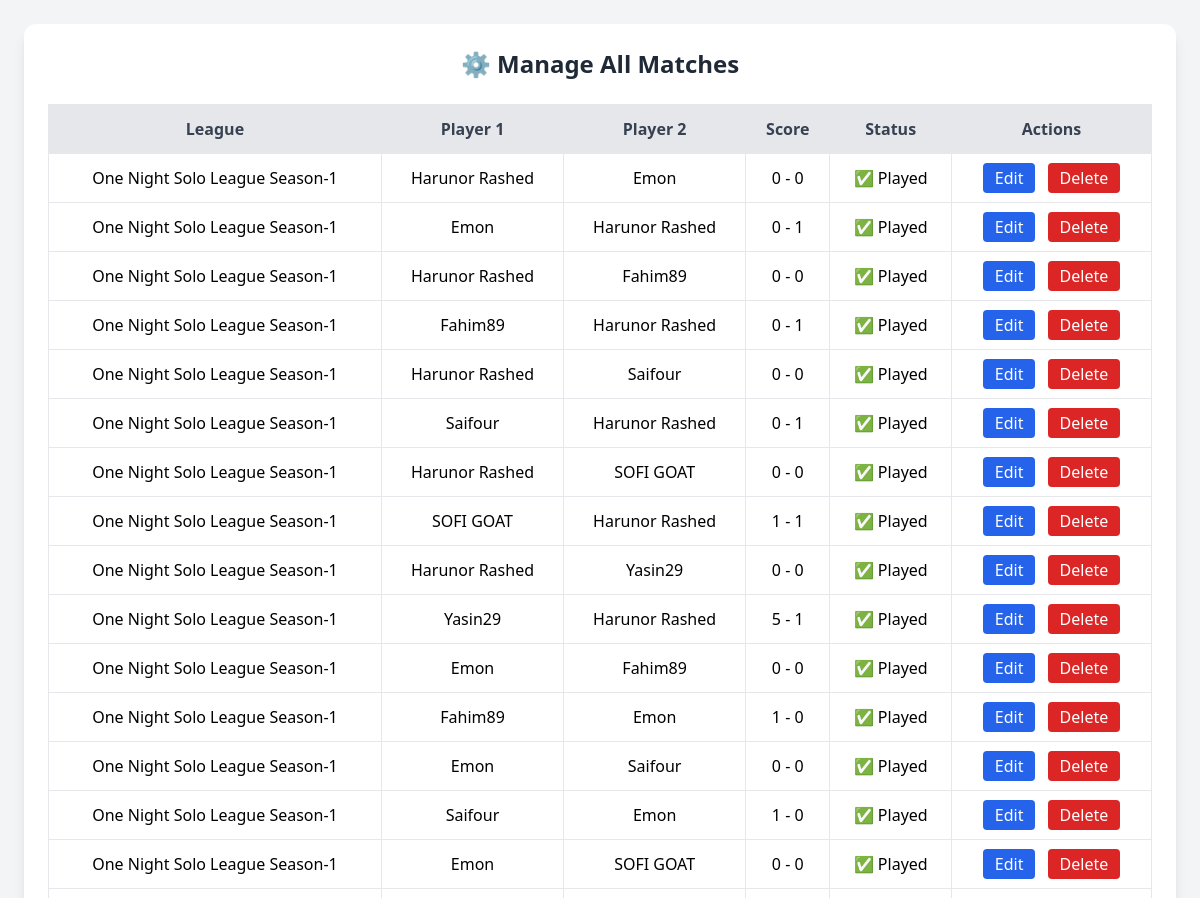
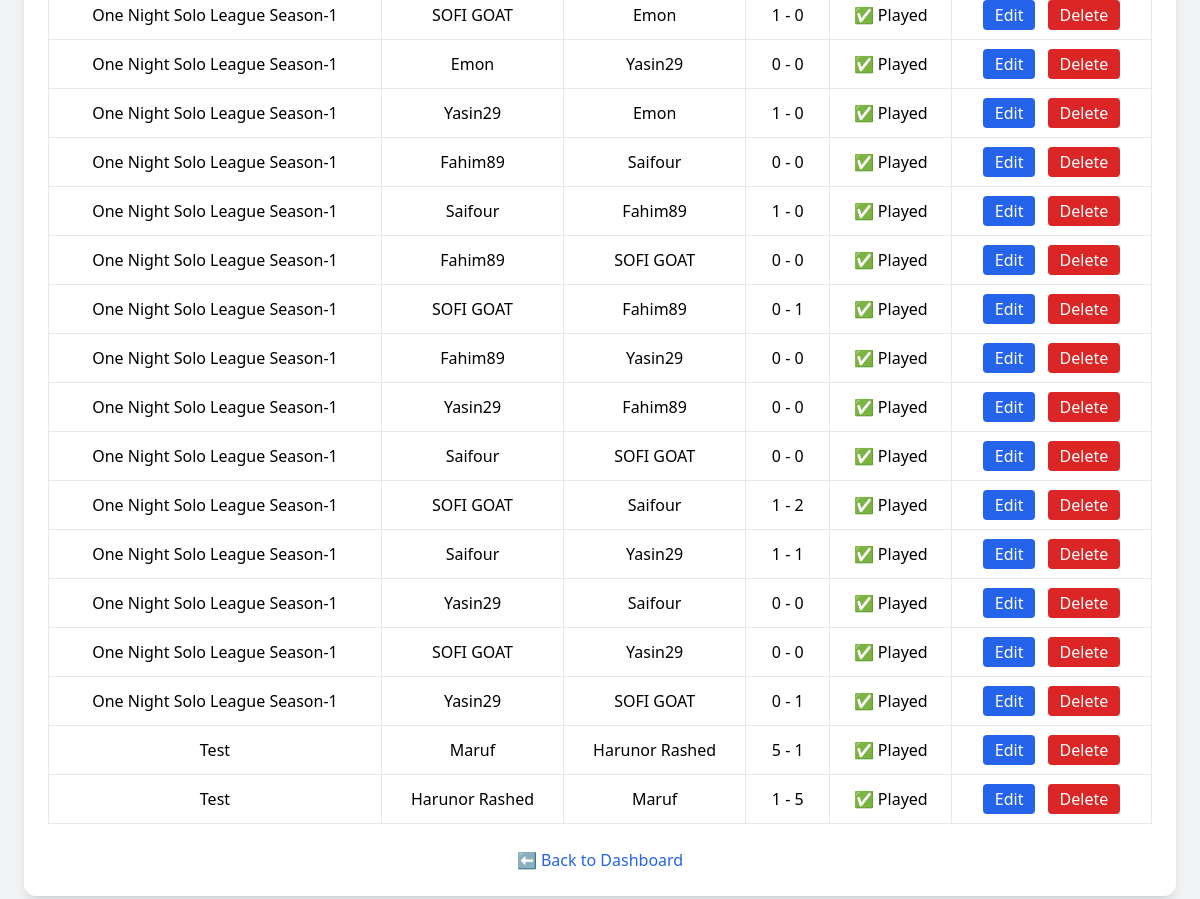
/admin/manage_matches.php (signed in), run on the app's committed database (2 pictures, top to bottom).
### tables this page shows
CREATE TABLE `matches` (
  `id` int(11) NOT NULL,
  `league_id` int(11) DEFAULT NULL,
  `player1_id` int(11) DEFAULT NULL,
  `player2_id` int(11) DEFAULT NULL,
  `match_date` date DEFAULT NULL,
  `player1_score` int(11) DEFAULT NULL,
  `player2_score` int(11) DEFAULT NULL,
  `created_at` timestamp NULL DEFAULT current_timestamp()
);

CREATE TABLE `leagues` (
  `id` int(11) NOT NULL,
  `name` varchar(100) NOT NULL,
  `description` text DEFAULT NULL,
  `status` enum('upcoming','ongoing','completed') DEFAULT 'upcoming',
  `created_at` timestamp NULL DEFAULT current_timestamp()
);

CREATE TABLE `users` (
  `id` int(11) NOT NULL,
  `username` varchar(50) NOT NULL,
  `email` varchar(100) NOT NULL,
  `password` varchar(255) NOT NULL,
  `created_at` timestamp NULL DEFAULT current_timestamp(),
  `matches_played` int(11) DEFAULT 0,
  `wins` int(11) DEFAULT 0,
  `losses` int(11) DEFAULT 0,
  `draws` int(11) DEFAULT 0,
  `goals_scored` int(11) DEFAULT 0,
  `goals_conceded` int(11) DEFAULT 0
);

### admin/manage_matches.php (the view, shortened to what this page needs)
<?php
require_once '../config/db.php';
$stmt = $pdo->prepare("
    SELECT
        m.id, m.league_id, m.player1_id, m.player2_id, m.player1_score, m.player2_score,
        u1.username AS player1_name,
        u2.username AS player2_name,
        l.name AS league_name
    FROM matches m
    JOIN users u1 ON m.player1_id = u1.id
    JOIN users u2 ON m.player2_id = u2.id
    JOIN leagues l ON m.league_id = l.id
    ORDER BY m.league_id, m.id
");
$stmt->execute();
$matches = $stmt->fetchAll();
?>
<!DOCTYPE html>
<html>
<head>
    <script src="https://cdn.tailwindcss.com"></script>
</head>
<body class="bg-gray-100 p-6">
    <div class="max-w-6xl mx-auto bg-white p-6 rounded-xl shadow-lg">
        <h1 class="text-2xl font-bold mb-6 text-center text-gray-800">⚙️ Manage All Matches</h1>
        <table class="w-full table-auto border-collapse">
            <thead>
                <tr class="bg-gray-200 text-gray-700">
                    <th class="p-3 border">League</th>
                    <th class="p-3 border">Player 1</th>
                    <th class="p-3 border">Player 2</th>
                    <th class="p-3 border">Score</th>
                    <th class="p-3 border">Status</th>
                    <th class="p-3 border">Actions</th>
                </tr>
            </thead>
            <tbody>
                <?php foreach ($matches as $row): ?>
                    <tr class="text-center border-b hover:bg-gray-50">
                        <td class="p-3 border"><?= htmlspecialchars($row['league_name']) ?></td>
                        <td class="p-3 border"><?= htmlspecialchars($row['player1_name']) ?></td>
                        <td class="p-3 border"><?= htmlspecialchars($row['player2_name']) ?></td>
                        <td class="p-3 border">
                            <?= ($row['player1_score'] !== null && $row['player2_score'] !== null)
                                ? "{$row['player1_score']} - {$row['player2_score']}"
                                : "Not Played" ?>
                        </td>
                        <td class="p-3 border">
                            <?= ($row['player1_score'] === null) ? "❌ Pending" : "✅ Played" ?>
                        </td>
                        <td class="p-3 border space-x-2">
                            <a href="edit_match.php?id=<?= $row['id'] ?>" class="bg-blue-600 text-white px-3 py-1 rounded hover:bg-blue-700">Edit</a>
                            <a href="delete_match.php?id=<?= $row['id'] ?>" onclick="return confirm('Are you sure?');" class="bg-red-600 text-white px-3 py-1 rounded hover:bg-red-700">Delete</a>
                        </td>
                    </tr>
                <?php endforeach; ?>
            </tbody>
        </table>
        <div class="mt-6 text-center">
            <a href="admin_dashboard.php" class="text-blue-600 hover:underline">⬅️ Back to Dashboard</a>
        </div>
    </div>
</body>
</html>

### data on the page
matches: league.name "One Night Solo League Season-1", player1.username "Harunor Rashed", player2.username "Emon", player1_score "0", player2_score "0", shows "✅ Played"
matches: league.name "One Night Solo League Season-1", player1.username "Emon", player2.username "Harunor Rashed", player1_score "0", player2_score "1", shows "✅ Played"
matches: league.name "One Night Solo League Season-1", player1.username "Harunor Rashed", player2.username "Fahim89", player1_score "0", player2_score "0", shows "✅ Played"
matches: league.name "One Night Solo League Season-1", player1.username "Fahim89", player2.username "Harunor Rashed", player1_score "0", player2_score "1", shows "✅ Played"
matches: league.name "One Night Solo League Season-1", player1.username "Harunor Rashed", player2.username "Saifour", player1_score "0", player2_score "0", shows "✅ Played"
matches: league.name "One Night Solo League Season-1", player1.username "Saifour", player2.username "Harunor Rashed", player1_score "0", player2_score "1", shows "✅ Played"
matches: league.name "One Night Solo League Season-1", player1.username "Harunor Rashed", player2.username "SOFI GOAT", player1_score "0", player2_score "0", shows "✅ Played"
matches: league.name "One Night Solo League Season-1", player1.username "SOFI GOAT", player2.username "Harunor Rashed", player1_score "1", player2_score "1", shows "✅ Played"
matches: league.name "One Night Solo League Season-1", player1.username "Harunor Rashed", player2.username "Yasin29", player1_score "0", player2_score "0", shows "✅ Played"
matches: league.name "One Night Solo League Season-1", player1.username "Yasin29", player2.username "Harunor Rashed", player1_score "5", player2_score "1", shows "✅ Played"
matches: league.name "One Night Solo League Season-1", player1.username "Emon", player2.username "Fahim89", player1_score "0", player2_score "0", shows "✅ Played"
matches: league.name "One Night Solo League Season-1", player1.username "Fahim89", player2.username "Emon", player1_score "1", player2_score "0", shows "✅ Played"
matches: league.name "One Night Solo League Season-1", player1.username "Emon", player2.username "Saifour", player1_score "0", player2_score "0", shows "✅ Played"
matches: league.name "One Night Solo League Season-1", player1.username "Saifour", player2.username "Emon", player1_score "1", player2_score "0", shows "✅ Played"
matches: league.name "One Night Solo League Season-1", player1.username "Emon", player2.username "SOFI GOAT", player1_score "0", player2_score "0", shows "✅ Played"
matches: league.name "One Night Solo League Season-1", player1.username "SOFI GOAT", player2.username "Emon", player1_score "1", player2_score "0", shows "✅ Played"
matches: league.name "One Night Solo League Season-1", player1.username "Emon", player2.username "Yasin29", player1_score "0", player2_score "0", shows "✅ Played"
matches: league.name "One Night Solo League Season-1", player1.username "Yasin29", player2.username "Emon", player1_score "1", player2_score "0", shows "✅ Played"
matches: league.name "One Night Solo League Season-1", player1.username "Fahim89", player2.username "Saifour", player1_score "0", player2_score "0", shows "✅ Played"
matches: league.name "One Night Solo League Season-1", player1.username "Saifour", player2.username "Fahim89", player1_score "1", player2_score "0", shows "✅ Played"
matches: league.name "One Night Solo League Season-1", player1.username "Fahim89", player2.username "SOFI GOAT", player1_score "0", player2_score "0", shows "✅ Played"
matches: league.name "One Night Solo League Season-1", player1.username "SOFI GOAT", player2.username "Fahim89", player1_score "0", player2_score "1", shows "✅ Played"
matches: league.name "One Night Solo League Season-1", player1.username "Fahim89", player2.username "Yasin29", player1_score "0", player2_score "0", shows "✅ Played"
matches: league.name "One Night Solo League Season-1", player1.username "Yasin29", player2.username "Fahim89", player1_score "0", player2_score "0", shows "✅ Played"
matches: league.name "One Night Solo League Season-1", player1.username "Saifour", player2.username "SOFI GOAT", player1_score "0", player2_score "0", shows "✅ Played"
matches: league.name "One Night Solo League Season-1", player1.username "SOFI GOAT", player2.username "Saifour", player1_score "1", player2_score "2", shows "✅ Played"
matches: league.name "One Night Solo League Season-1", player1.username "Saifour", player2.username "Yasin29", player1_score "1", player2_score "1", shows "✅ Played"
matches: league.name "One Night Solo League Season-1", player1.username "Yasin29", player2.username "Saifour", player1_score "0", player2_score "0", shows "✅ Played"
matches: league.name "One Night Solo League Season-1", player1.username "SOFI GOAT", player2.username "Yasin29", player1_score "0", player2_score "0", shows "✅ Played"
matches: league.name "One Night Solo League Season-1", player1.username "Yasin29", player2.username "SOFI GOAT", player1_score "0", player2_score "1", shows "✅ Played"
matches: league.name "Test", player1.username "Maruf", player2.username "Harunor Rashed", player1_score "5", player2_score "1", shows "✅ Played"
matches: league.name "Test", player1.username "Harunor Rashed", player2.username "Maruf", player1_score "1", player2_score "5", shows "✅ Played"
